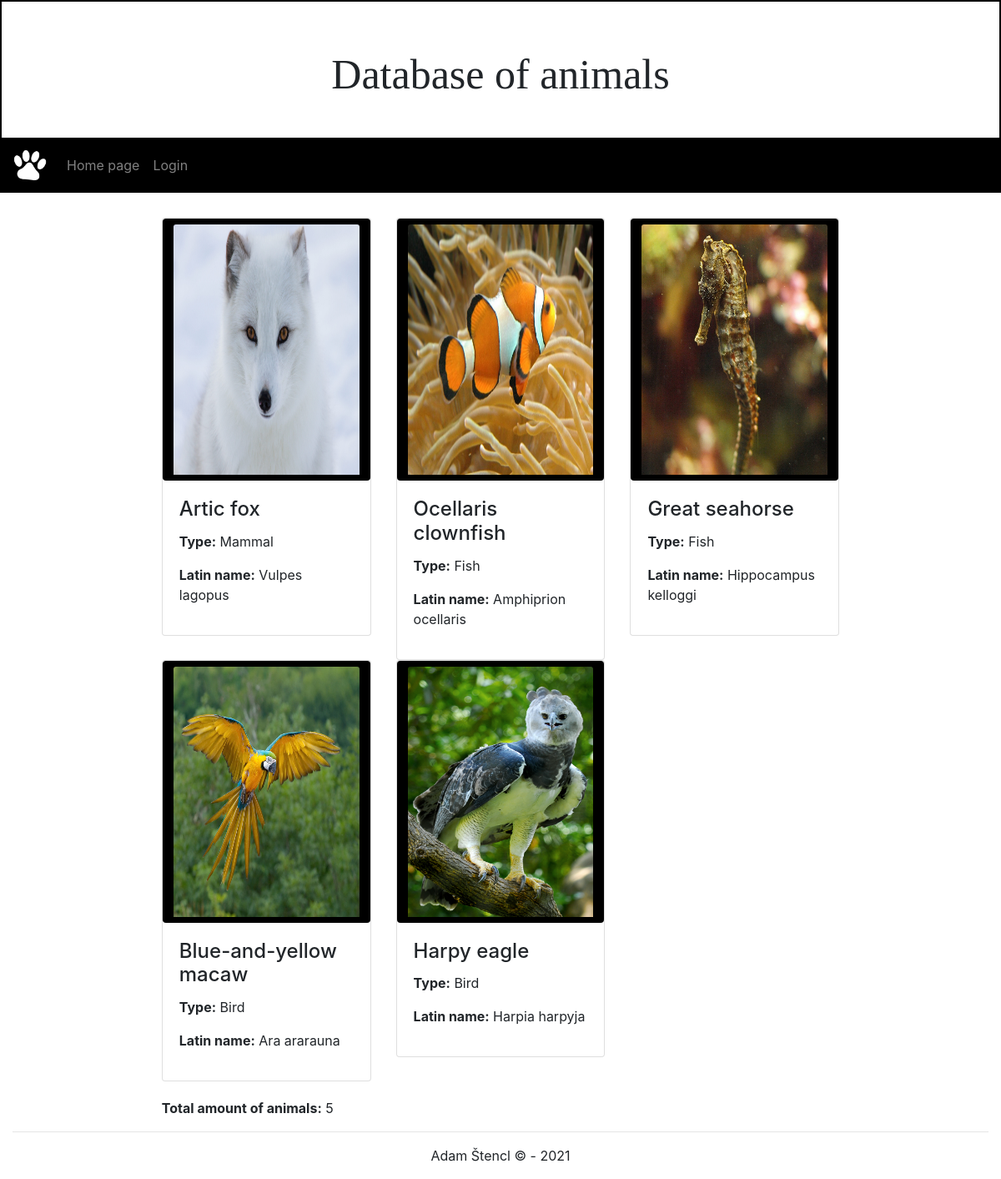
The app's page /app/ with its own data.
### app/models.py (models this page shows, shortened)
class Animal(models.Model):
    name = models.CharField(max_length=200, verbose_name="Name")
    latinn = models.CharField(max_length=200, verbose_name="Latin name")
    typee = models.ManyToManyField(Type, verbose_name="Type", help_text='select an animal type')
    info = models.TextField(blank=True, null=True, verbose_name="Info")
    image = models.ImageField(upload_to=poster_path, blank=True, null=True, verbose_name="Image")
    class Meta:
        ordering = ["name"]

class Type(models.Model):
    name = models.CharField(max_length=40, unique=True, verbose_name="Animal type",
    help_text='Enter an animal type (e.g. mammal, bird)')
    class Meta:
        ordering = ["name"]

### app/views.py (the view)
# urls.py: path('', views.index, name='index'),
def index(request):
    num_animals = Animal.objects.all().count()
    animals = Animal.objects.order_by('-typee')
    context = {
        'num_animals': num_animals,
        'animals': animals
    }
    return render(request, 'index.html', context=context)

### app/templates/index.html
{% extends "base.html" %}
{% block content %}
<div style="margin-right: 14%; margin-left: 14%;" class="row">
    {% for animal in animals %}
    <div class="col-sm-6 col-lg-4">
        <div class="card" >
         {% if animal.image %}
                <a href="{% url 'animal-detail' animal.id %}" class="btn" style="background-color: black;"><img  height="300"class="card-img-top" src="{{ animal.image.url }}" alt="{{ animal.name }}"> </a>
         {% endif %}
            <div class="card-body">
                <h4 class="card-title">{{ animal.name }}</h4>
                <p class="card-text"><strong>Type:</strong>
                {% for type in animal.typee.all %}{{ type.name }}{% endfor %}
                </p>
                <p><strong>Latin name:</strong> {{ animal.latinn }}</p>
            </div>
        </div>
    </div>
    {% endfor %}
</div>
<div style="margin-right: 14%; margin-left: 14%; margin-top: 20px;" class="row">
    <div class="col-sm-12">
        <strong>Total amount of animals:</strong> {{ num_animals }}
    </div>
</div>
{% endblock %}

### records on screen
Animal: image (picture), name "Artic fox", latinn "Vulpes lagopus"
Type: name "Mammal"
Animal: image (picture), name "Ocellaris clownfish", latinn "Amphiprion ocellaris"
Type: name "Fish"
Animal: image (picture), name "Great seahorse", latinn "Hippocampus kelloggi"
Animal: image (picture), name "Blue-and-yellow macaw", latinn "Ara ararauna"
Type: name "Bird"
Animal: image (picture), name "Harpy eagle", latinn "Harpia harpyja"

### other values on screen
{{ num_animals }} "5"
